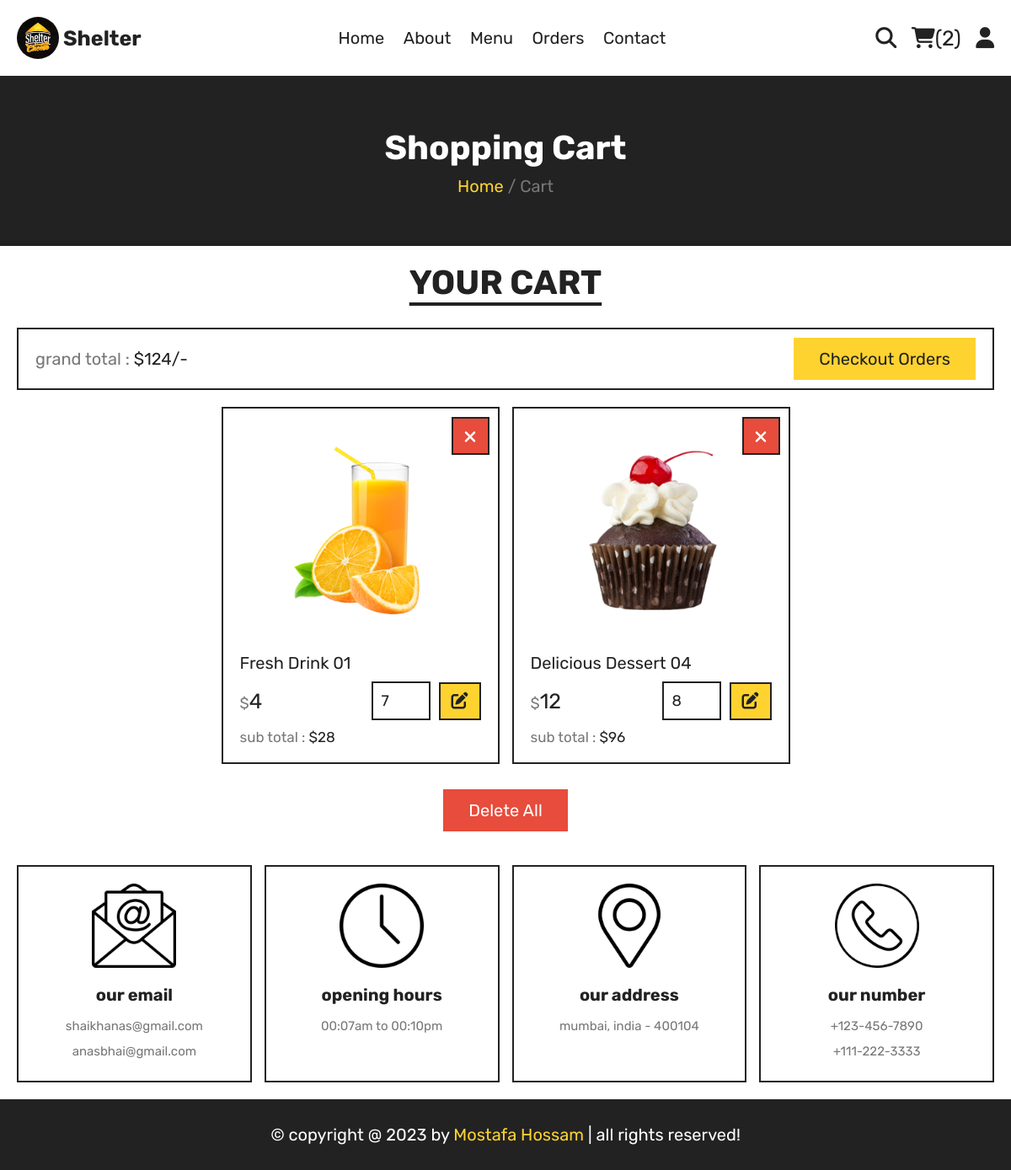
/cart.php (signed in), run on the app's committed database.
### tables this page shows
CREATE TABLE `cart` (
  `cart_id` int(11) NOT NULL,
  `user_id` int(11) NOT NULL,
  `product_id` int(11) NOT NULL,
  `product_name` varchar(100) NOT NULL,
  `price` int(11) NOT NULL,
  `quantity` tinyint(4) NOT NULL,
  `image_product` varchar(200) NOT NULL
);

### components/function.php (called while the page is built, shortened)
<?php
function getAllDate($table, $col = '', $value = '')
{
    global $connection;
    $condition = '';
    $data = $connection->query("SELECT * FROM `$table` $condition");
    $data = $data->fetchAll(PDO::FETCH_ASSOC);
    return $data;
}

### cart.php (the view, shortened to what this page needs)
<?php
include_once("components/connection.php");
include_once("components/function.php");
$all_product_cart = getAllDate('cart');
$total_price = 0;
foreach ($all_product_cart as $product) {
   $total_price += $product['price'] * $product['quantity'];
}
?>
<?php include_once("components/user_navbar.php"); ?>
<div class="heading">
   <h3>shopping cart</h3>
   <p><a href="index.php">Home </a> <span> / Cart</span></p>
</div>
<section class="products">
   <h1 class="title">your cart</h1>
   <div class="cart-total">
      <p>grand total : <span>$<?php echo $total_price ?>/-</span></p>
      <a href="checkout.php" class="btn <?php echo count($all_product_cart) == 0 ? 'checkout_btn' : ''; ?>">checkout
         orders</a>
   </div>
   <div class="box-container">
      <?php
      if (count($all_product_cart) > 0) {
         foreach ($all_product_cart as $product) {
      ?>
            <div class="box">
               <form method="post">
                  <button class="fas fa-times" type="submit" name="delete" onclick="return confirm('delete this item?')"></button>
                  <img src="uploaded_img2/<?php echo $product['image_product']  ?>" alt="">
                  <div class="name"><?php echo $product['product_name']  ?></div>
                  <div class="flex">
                     <div class="price"><span>$</span><?php echo $product['price']  ?></div>
                     <input type="number" name="qty" class="qty" min="1" max="99" value="<?php echo  $product['quantity']  ?>" onkeypress="if(this.value.length == 2) return false;">
                     <button type="submit" name="edit_quantity" class="fas fa-edit"></button>
                  </div>
                  <div class="sub-total">sub total : <span>$<?php echo $product['price'] * $product['quantity']  ?></span>
                  </div>
               </form>
            </div>
      <?php
         }
      } else {
         echo "<div class='empty'>No Product Selected Yet !!</div>";
      }
      ?>
   </div>
   <div class="more-btn">
      <a href="cart.php?deletall" class="delete-btn <?php echo count($all_product_cart) == 0  ? 'checkout_btn' : ''; ?>" onclick="return confirm('delete all from cart?');">delete all</a>
   </div>
</section>
<?php
include_once("components/user_footer.php");
?>

### css/style.css (style rules this page uses)
:root { --yellow: #fed330; --red: #e74c3c; --white: #fff; --black: #222; --light-color: #777; --border: 0.2rem solid var(--black); }
* { font-family: "Rubik", sans-serif; margin: 0; padding: 0; box-sizing: border-box; outline: none; border: none; text-decoration: none; transition: 0.2s linear; }
html { font-size: 62.5%; overflow-x: hidden; scroll-behavior: smooth; scroll-padding-top: 8rem; }
section { max-width: 1200px; margin: 0 auto; padding: 2rem; }
.delete-btn, .btn { display: inline-block; margin-top: 1rem; padding: 1.3rem 3rem; cursor: pointer; font-size: 2rem; text-transform: capitalize; }
.delete-btn { background-color: var(--red); color: var(--white); }
.btn { background-color: var(--yellow); color: var(--black); }
.title { text-align: center; margin-bottom: 3rem; font-size: 4rem; color: var(--black); text-transform: uppercase; text-decoration: underline; text-underline-offset: 1rem; }
.heading { background-color: var(--black); text-align: center; display: flex; align-items: center; justify-content: center; gap: 1rem; flex-flow: column; min-height: 20rem; }
.heading h3 { font-size: 4rem; color: var(--white); text-transform: capitalize; }
.heading p a { font-size: 2rem; color: var(--yellow); }
.heading p span { font-size: 2rem; color: var(--light-color); }
.products .box-container { display: grid; grid-template-columns: repeat(auto-fit, 33rem); gap: 1.5rem; align-items: flex-start; justify-content: center; }
.products .box-container .box { position: relative; border: var(--border); padding: 2rem; overflow: hidden; }
.products .box-container .box img { height: 25rem; width: 100%; object-fit: contain; margin-bottom: 1rem; }
.products .box-container .box .name { font-size: 2rem; margin: 1rem 0; color: var(--black); text-transform: capitalize; }
.products .box-container .box .flex { display: flex; align-items: center; gap: 1rem; }
.products .box-container .box .flex .price { margin-right: auto; font-size: 2.5rem; color: var(--black); }
.products .box-container .box .flex .price span { font-size: 1.8rem; color: var(--light-color); }
.products .box-container .box .flex .qty { padding: 1rem; font-size: 1.8rem; border: var(--border); color: var(--black); width: 7rem; }
.products .box-container .box .flex .fa-edit { width: 5rem; background-color: var(--yellow); color: var(--black); cursor: pointer; height: 4.5rem; font-size: 2rem; border: var(--border); }
.products .box-container .box .sub-total { margin-top: 1rem; font-size: 1.7rem; color: var(--light-color); }
.products .box-container .box .sub-total span { color: var(--black); }
.products .box-container .box .fa-times { font-size: 2rem; background-color: var(--red); color: var(--white); height: 4.5rem; position: absolute; top: 1rem; right: 1rem; width: 4.5rem; line-height: 4.3rem; height: 4.5rem; cursor: pointer; border: var(--border); }
.products .more-btn { margin-top: 2rem; text-align: center; }
.products .cart-total { border: var(--border); padding: 1rem 2rem; margin-top: 1rem; margin-bottom: 2rem; display: flex; flex-wrap: wrap; gap: 1.5rem; align-items: center; }
.products .cart-total p { margin-right: auto; font-size: 2rem; color: var(--light-color); }
.products .cart-total p span { color: var(--black); }
.products .cart-total .btn { margin-top: 0; }

### data on the page
cart: image_product (picture), product_name "Fresh Drink 01", price "4", qty "7", $product['price'] * $product['quantity'] "28"
cart: image_product (picture), product_name "Delicious Dessert 04", price "12", qty "8", $product['price'] * $product['quantity'] "96"

### other printed values
$count_product_in_cart "2"
$total_price "124"
date_format(date_create(), 'Y') "2023"
